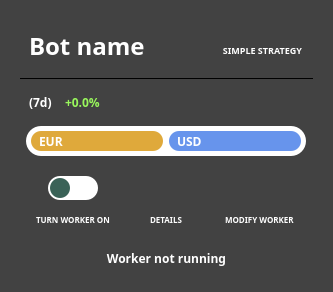
<?xml version="1.0" encoding="UTF-8"?>
<ui version="4.0">
 <class>widget</class>
 <widget class="QWidget" name="widget">
  <property name="geometry">
   <rect>
    <x>0</x>
    <y>0</y>
    <width>333</width>
    <height>292</height>
   </rect>
  </property>
  <property name="font">
   <font>
    <family>Source Sans Pro</family>
    <bold>true</bold>
   </font>
  </property>
  <property name="windowTitle">
   <string>Form</string>
  </property>
  <property name="styleSheet">
   <string notr="true">background-color: #424242;
color: #ffffff;
border-radius: 20px;
</string>
  </property>
  <layout class="QGridLayout" name="gridLayout">
   <item row="0" column="0">
    <widget class="QWidget" name="widget_5" native="true">
     <property name="font">
      <font>
       <family>Source Sans Pro</family>
       <bold>true</bold>
      </font>
     </property>
     <property name="styleSheet">
      <string notr="true">border-radius: 20px;</string>
     </property>
     <layout class="QVBoxLayout" name="verticalLayout">
      <item>
       <widget class="QWidget" name="NameStrategy" native="true">
        <property name="maximumSize">
         <size>
          <width>16777215</width>
          <height>100</height>
         </size>
        </property>
        <property name="font">
         <font>
          <family>Source Sans Pro</family>
          <bold>true</bold>
         </font>
        </property>
        <property name="styleSheet">
         <string notr="true"/>
        </property>
        <layout class="QHBoxLayout" name="horizontalLayout">
         <item>
          <widget class="QLabel" name="worker_name_label">
           <property name="sizePolicy">
            <sizepolicy hsizetype="Expanding" vsizetype="Preferred">
             <horstretch>0</horstretch>
             <verstretch>0</verstretch>
            </sizepolicy>
           </property>
           <property name="maximumSize">
            <size>
             <width>16777215</width>
             <height>200</height>
            </size>
           </property>
           <property name="font">
            <font>
             <family>Source Sans Pro</family>
             <pointsize>18</pointsize>
             <bold>true</bold>
            </font>
           </property>
           <property name="text">
            <string>Bot name</string>
           </property>
           <property name="alignment">
            <set>Qt::AlignLeading|Qt::AlignLeft|Qt::AlignVCenter</set>
           </property>
           <property name="textInteractionFlags">
            <set>Qt::LinksAccessibleByMouse|Qt::TextSelectableByMouse</set>
           </property>
          </widget>
         </item>
         <item>
          <widget class="QLabel" name="label_3">
           <property name="minimumSize">
            <size>
             <width>10</width>
             <height>16</height>
            </size>
           </property>
           <property name="maximumSize">
            <size>
             <width>10</width>
             <height>16</height>
            </size>
           </property>
           <property name="styleSheet">
            <string notr="true">margin-top: 9px;</string>
           </property>
           <property name="text">
            <string/>
           </property>
           <property name="pixmap">
            <pixmap resource="../../resources/icons.qrc">:/worker_widget/svg/simplestrategy.svg</pixmap>
           </property>
           <property name="scaledContents">
            <bool>true</bool>
           </property>
           <property name="textInteractionFlags">
            <set>Qt::LinksAccessibleByMouse|Qt::TextSelectableByMouse</set>
           </property>
          </widget>
         </item>
         <item>
          <widget class="QLabel" name="strategy_label">
           <property name="sizePolicy">
            <sizepolicy hsizetype="Fixed" vsizetype="Preferred">
             <horstretch>0</horstretch>
             <verstretch>0</verstretch>
            </sizepolicy>
           </property>
           <property name="maximumSize">
            <size>
             <width>16777215</width>
             <height>16777042</height>
            </size>
           </property>
           <property name="font">
            <font>
             <family>Source Sans Pro</family>
             <pointsize>7</pointsize>
             <bold>true</bold>
            </font>
           </property>
           <property name="styleSheet">
            <string notr="true">margin-top: 9px;</string>
           </property>
           <property name="text">
            <string>SIMPLE STRATEGY</string>
           </property>
           <property name="alignment">
            <set>Qt::AlignRight|Qt::AlignTrailing|Qt::AlignVCenter</set>
           </property>
           <property name="textInteractionFlags">
            <set>Qt::LinksAccessibleByMouse|Qt::TextSelectableByMouse</set>
           </property>
          </widget>
         </item>
        </layout>
       </widget>
      </item>
      <item>
       <widget class="Line" name="line">
        <property name="enabled">
         <bool>true</bool>
        </property>
        <property name="maximumSize">
         <size>
          <width>16777215</width>
          <height>1</height>
         </size>
        </property>
        <property name="font">
         <font>
          <family>Source Sans Pro</family>
          <bold>true</bold>
         </font>
        </property>
        <property name="styleSheet">
         <string notr="true">background: black;</string>
        </property>
        <property name="orientation">
         <enum>Qt::Horizontal</enum>
        </property>
       </widget>
      </item>
      <item>
       <widget class="QWidget" name="widget_2" native="true">
        <property name="font">
         <font>
          <family>Source Sans Pro</family>
          <bold>true</bold>
         </font>
        </property>
        <layout class="QHBoxLayout" name="horizontalLayout_3">
         <item>
          <widget class="QLabel" name="profit_range_label">
           <property name="maximumSize">
            <size>
             <width>30</width>
             <height>16777215</height>
            </size>
           </property>
           <property name="font">
            <font>
             <family>Source Sans Pro</family>
             <bold>true</bold>
            </font>
           </property>
           <property name="text">
            <string>(7d)</string>
           </property>
           <property name="textInteractionFlags">
            <set>Qt::LinksAccessibleByMouse|Qt::TextSelectableByMouse</set>
           </property>
          </widget>
         </item>
         <item>
          <widget class="QLabel" name="profit_label">
           <property name="font">
            <font>
             <family>Source Sans Pro</family>
             <bold>true</bold>
            </font>
           </property>
           <property name="styleSheet">
            <string notr="true">color: #99F75C;</string>
           </property>
           <property name="text">
            <string>+0.0%</string>
           </property>
           <property name="textInteractionFlags">
            <set>Qt::LinksAccessibleByMouse|Qt::TextSelectableByMouse</set>
           </property>
          </widget>
         </item>
         <item>
          <widget class="QLabel" name="currency_label">
           <property name="font">
            <font>
             <family>Source Sans Pro</family>
             <bold>true</bold>
            </font>
           </property>
           <property name="text">
            <string/>
           </property>
           <property name="alignment">
            <set>Qt::AlignRight|Qt::AlignTrailing|Qt::AlignVCenter</set>
           </property>
           <property name="textInteractionFlags">
            <set>Qt::LinksAccessibleByMouse|Qt::TextSelectableByMouse</set>
           </property>
          </widget>
         </item>
        </layout>
       </widget>
      </item>
      <item alignment="Qt::AlignHCenter">
       <widget class="QWidget" name="bar" native="true">
        <property name="minimumSize">
         <size>
          <width>280</width>
          <height>30</height>
         </size>
        </property>
        <property name="maximumSize">
         <size>
          <width>280</width>
          <height>30</height>
         </size>
        </property>
        <property name="font">
         <font>
          <family>Source Sans Pro</family>
          <bold>true</bold>
         </font>
        </property>
        <property name="styleSheet">
         <string notr="true">border-radius: 15px;
background: #ffffff;
max-height: 30px;
padding: 0px;
margin: 0px;</string>
        </property>
        <layout class="QHBoxLayout" name="horizontalLayout_2">
         <property name="leftMargin">
          <number>5</number>
         </property>
         <property name="topMargin">
          <number>5</number>
         </property>
         <property name="rightMargin">
          <number>5</number>
         </property>
         <property name="bottomMargin">
          <number>5</number>
         </property>
         <item>
          <widget class="QLabel" name="base_asset_label">
           <property name="sizePolicy">
            <sizepolicy hsizetype="Fixed" vsizetype="Preferred">
             <horstretch>0</horstretch>
             <verstretch>0</verstretch>
            </sizepolicy>
           </property>
           <property name="minimumSize">
            <size>
             <width>20</width>
             <height>0</height>
            </size>
           </property>
           <property name="maximumSize">
            <size>
             <width>16777191</width>
             <height>30</height>
            </size>
           </property>
           <property name="font">
            <font>
             <family>Source Sans Pro</family>
             <pointsize>9</pointsize>
             <bold>true</bold>
            </font>
           </property>
           <property name="layoutDirection">
            <enum>Qt::LeftToRight</enum>
           </property>
           <property name="styleSheet">
            <string notr="true">background: #dfa93b;
border-radius: 10px; padding-left: 5px;</string>
           </property>
           <property name="text">
            <string>EUR</string>
           </property>
           <property name="alignment">
            <set>Qt::AlignLeading|Qt::AlignLeft|Qt::AlignVCenter</set>
           </property>
          </widget>
         </item>
         <item>
          <widget class="QLabel" name="quote_asset_label">
           <property name="sizePolicy">
            <sizepolicy hsizetype="Ignored" vsizetype="Preferred">
             <horstretch>0</horstretch>
             <verstretch>0</verstretch>
            </sizepolicy>
           </property>
           <property name="font">
            <font>
             <family>Source Sans Pro</family>
             <bold>true</bold>
            </font>
           </property>
           <property name="styleSheet">
            <string notr="true">border-radius: 10px; padding-left: 5px; background: #6794ec; </string>
           </property>
           <property name="text">
            <string>USD</string>
           </property>
          </widget>
         </item>
        </layout>
       </widget>
      </item>
      <item>
       <widget class="QWidget" name="widget_3" native="true">
        <property name="font">
         <font>
          <family>Source Sans Pro</family>
          <bold>true</bold>
         </font>
        </property>
        <property name="styleSheet">
         <string notr="true">border-radius: 0px;</string>
        </property>
        <layout class="QHBoxLayout" name="horizontalLayout_4">
         <item>
          <widget class="QWidget" name="running" native="true">
           <property name="minimumSize">
            <size>
             <width>0</width>
             <height>60</height>
            </size>
           </property>
           <property name="maximumSize">
            <size>
             <width>170</width>
             <height>16777215</height>
            </size>
           </property>
           <property name="font">
            <font>
             <family>Source Sans Pro</family>
             <bold>true</bold>
            </font>
           </property>
           <layout class="QVBoxLayout" name="verticalLayout_3">
            <property name="spacing">
             <number>0</number>
            </property>
            <property name="leftMargin">
             <number>5</number>
            </property>
            <property name="topMargin">
             <number>5</number>
            </property>
            <property name="rightMargin">
             <number>5</number>
            </property>
            <property name="bottomMargin">
             <number>5</number>
            </property>
            <item alignment="Qt::AlignHCenter">
             <widget class="QWidget" name="onoff" native="true">
              <property name="minimumSize">
               <size>
                <width>50</width>
                <height>24</height>
               </size>
              </property>
              <property name="maximumSize">
               <size>
                <width>50</width>
                <height>24</height>
               </size>
              </property>
              <property name="cursor">
               <cursorShape>PointingHandCursor</cursorShape>
              </property>
              <property name="layoutDirection">
               <enum>Qt::LeftToRight</enum>
              </property>
              <property name="styleSheet">
               <string notr="true">border-radius: 12px;
background: #ffffff;
max-height: 24px;
padding: 0px;
margin: 0px;</string>
              </property>
              <layout class="QHBoxLayout" name="horizontalLayout_5">
               <property name="leftMargin">
                <number>2</number>
               </property>
               <property name="topMargin">
                <number>2</number>
               </property>
               <property name="rightMargin">
                <number>2</number>
               </property>
               <property name="bottomMargin">
                <number>2</number>
               </property>
               <item alignment="Qt::AlignLeft">
                <widget class="QWidget" name="toggle" native="true">
                 <property name="minimumSize">
                  <size>
                   <width>20</width>
                   <height>20</height>
                  </size>
                 </property>
                 <property name="maximumSize">
                  <size>
                   <width>20</width>
                   <height>24</height>
                  </size>
                 </property>
                 <property name="layoutDirection">
                  <enum>Qt::LeftToRight</enum>
                 </property>
                 <property name="styleSheet">
                  <string notr="true">background-color: #3A6257; border-radius: 10px;float:right;</string>
                 </property>
                </widget>
               </item>
              </layout>
             </widget>
            </item>
            <item alignment="Qt::AlignHCenter|Qt::AlignBottom">
             <widget class="QLabel" name="toggle_label">
              <property name="font">
               <font>
                <family>Source Sans Pro</family>
                <pointsize>6</pointsize>
                <bold>true</bold>
               </font>
              </property>
              <property name="text">
               <string>TURN WORKER ON</string>
              </property>
              <property name="textInteractionFlags">
               <set>Qt::LinksAccessibleByMouse|Qt::TextSelectableByMouse</set>
              </property>
             </widget>
            </item>
           </layout>
          </widget>
         </item>
         <item>
          <widget class="QWidget" name="details" native="true">
           <property name="minimumSize">
            <size>
             <width>0</width>
             <height>60</height>
            </size>
           </property>
           <property name="font">
            <font>
             <family>Source Sans Pro</family>
             <bold>true</bold>
            </font>
           </property>
           <layout class="QVBoxLayout" name="verticalLayout_6">
            <property name="spacing">
             <number>0</number>
            </property>
            <property name="leftMargin">
             <number>5</number>
            </property>
            <property name="topMargin">
             <number>5</number>
            </property>
            <property name="rightMargin">
             <number>5</number>
            </property>
            <property name="bottomMargin">
             <number>5</number>
            </property>
            <item>
             <widget class="QPushButton" name="details_button">
              <property name="minimumSize">
               <size>
                <width>0</width>
                <height>24</height>
               </size>
              </property>
              <property name="font">
               <font>
                <family>Source Sans Pro</family>
                <bold>true</bold>
               </font>
              </property>
              <property name="cursor">
               <cursorShape>PointingHandCursor</cursorShape>
              </property>
              <property name="styleSheet">
               <string notr="true">color: #ffffff</string>
              </property>
              <property name="icon">
               <iconset resource="../../resources/icons.qrc">
                <normaloff>:/worker_widget/img/info.svg</normaloff>:/worker_widget/img/info.svg</iconset>
              </property>
              <property name="iconSize">
               <size>
                <width>30</width>
                <height>30</height>
               </size>
              </property>
              <property name="flat">
               <bool>true</bool>
              </property>
             </widget>
            </item>
            <item alignment="Qt::AlignHCenter|Qt::AlignBottom">
             <widget class="QLabel" name="details_label">
              <property name="font">
               <font>
                <family>Source Sans Pro</family>
                <pointsize>6</pointsize>
                <bold>true</bold>
               </font>
              </property>
              <property name="styleSheet">
               <string notr="true"/>
              </property>
              <property name="text">
               <string>DETAILS</string>
              </property>
              <property name="textInteractionFlags">
               <set>Qt::LinksAccessibleByMouse|Qt::TextSelectableByMouse</set>
              </property>
             </widget>
            </item>
           </layout>
          </widget>
         </item>
         <item>
          <widget class="QWidget" name="widget_4" native="true">
           <property name="minimumSize">
            <size>
             <width>0</width>
             <height>60</height>
            </size>
           </property>
           <property name="font">
            <font>
             <family>Source Sans Pro</family>
             <bold>true</bold>
            </font>
           </property>
           <layout class="QVBoxLayout" name="verticalLayout_2">
            <property name="spacing">
             <number>0</number>
            </property>
            <property name="leftMargin">
             <number>5</number>
            </property>
            <property name="topMargin">
             <number>5</number>
            </property>
            <property name="rightMargin">
             <number>5</number>
            </property>
            <property name="bottomMargin">
             <number>5</number>
            </property>
            <item>
             <widget class="QPushButton" name="edit_button">
              <property name="minimumSize">
               <size>
                <width>0</width>
                <height>24</height>
               </size>
              </property>
              <property name="font">
               <font>
                <family>Source Sans Pro</family>
                <bold>true</bold>
               </font>
              </property>
              <property name="cursor">
               <cursorShape>PointingHandCursor</cursorShape>
              </property>
              <property name="styleSheet">
               <string notr="true">color: #ffffff</string>
              </property>
              <property name="text">
               <string/>
              </property>
              <property name="icon">
               <iconset resource="../../resources/icons.qrc">
                <normaloff>:/worker_widget/svg/modifystrategy.svg</normaloff>:/worker_widget/svg/modifystrategy.svg</iconset>
              </property>
              <property name="iconSize">
               <size>
                <width>30</width>
                <height>30</height>
               </size>
              </property>
              <property name="flat">
               <bool>true</bool>
              </property>
             </widget>
            </item>
            <item alignment="Qt::AlignHCenter|Qt::AlignBottom">
             <widget class="QLabel" name="edit_label">
              <property name="font">
               <font>
                <family>Source Sans Pro</family>
                <pointsize>6</pointsize>
                <bold>true</bold>
               </font>
              </property>
              <property name="styleSheet">
               <string notr="true"/>
              </property>
              <property name="text">
               <string>MODIFY WORKER</string>
              </property>
              <property name="textInteractionFlags">
               <set>Qt::LinksAccessibleByMouse|Qt::TextSelectableByMouse</set>
              </property>
             </widget>
            </item>
           </layout>
          </widget>
         </item>
        </layout>
       </widget>
      </item>
      <item>
       <widget class="QLabel" name="worker_status">
        <property name="font">
         <font>
          <family>Source Sans Pro</family>
          <bold>true</bold>
         </font>
        </property>
        <property name="text">
         <string>Worker not running</string>
        </property>
        <property name="alignment">
         <set>Qt::AlignCenter</set>
        </property>
        <property name="wordWrap">
         <bool>true</bool>
        </property>
        <property name="textInteractionFlags">
         <set>Qt::LinksAccessibleByMouse|Qt::TextSelectableByMouse</set>
        </property>
       </widget>
      </item>
     </layout>
    </widget>
   </item>
  </layout>
 </widget>
 <resources>
  <include location="../../resources/icons.qrc"/>
  <include location="../../resources/fonts.qrc"/>
 </resources>
 <connections/>
</ui>
